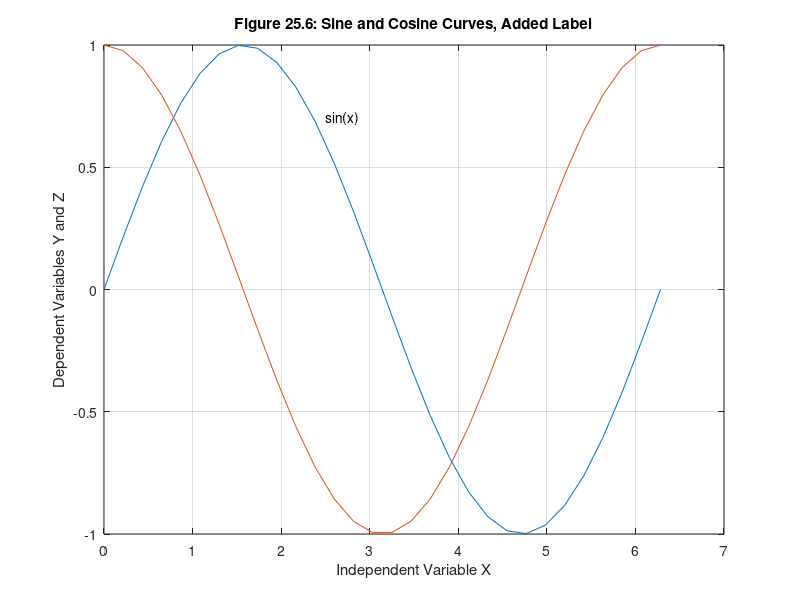

Write MATLAB code to recreate this figure.
x = linspace(0,2*pi,30);
y = sin(x);
z = cos(x);
plot(x,y,x,z)
box off % turn off the axes box
xlabel('Independent Variable X') % label horizontal axis
ylabel('Dependent Variables Y and Z') % label vertical axis
title('Figure 25.5: Sine and Cosine Curves, No Box') % title the plot
grid on, box on % turn axes box and grid lines on
text(2.5,0.7,'sin(x)')
title('Figure 25.6: Sine and Cosine Curves, Added Label')
